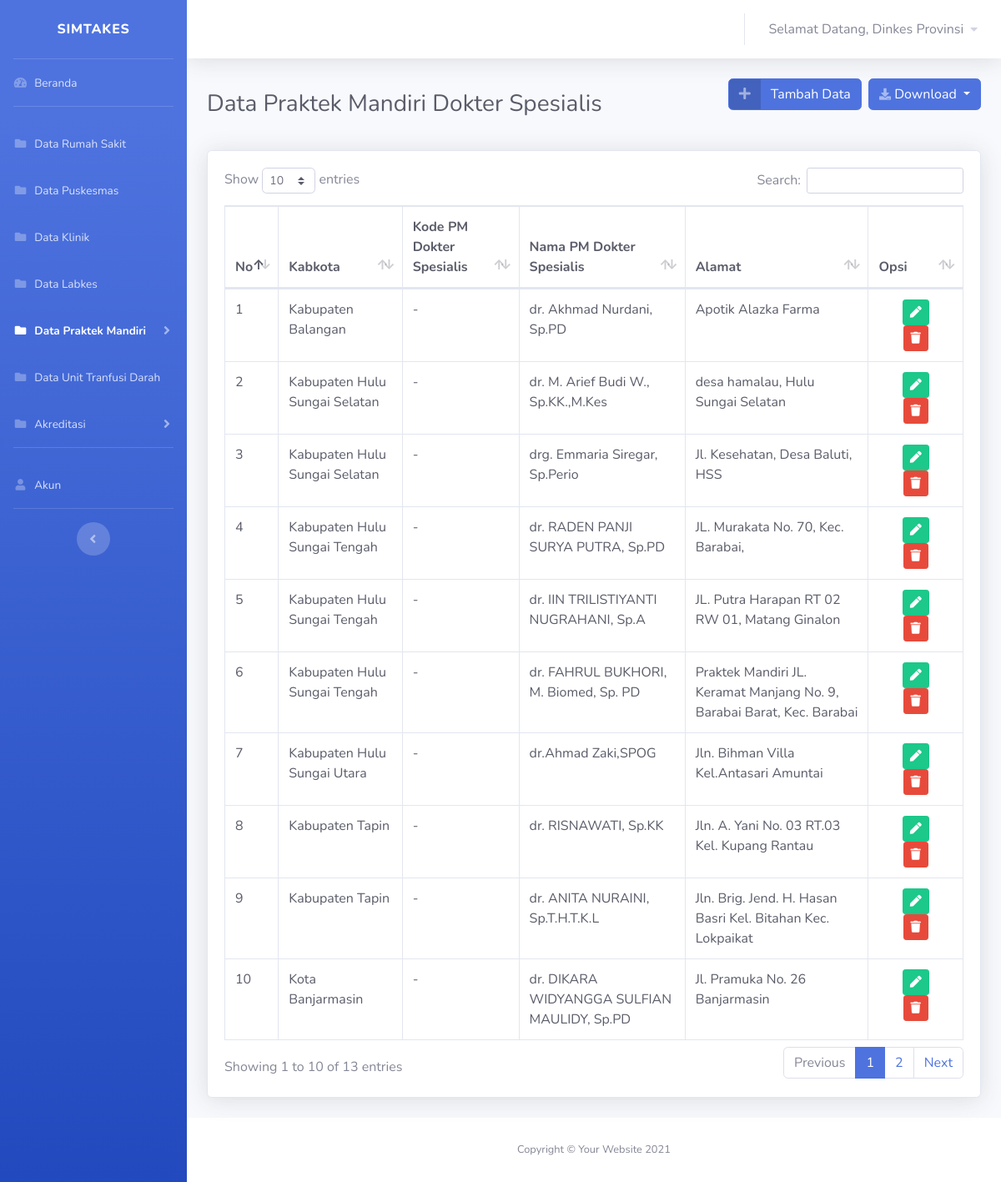
Before: /views/dinkes/praktekmandiri/pm_doktersp.php (signed in) with the older database file.
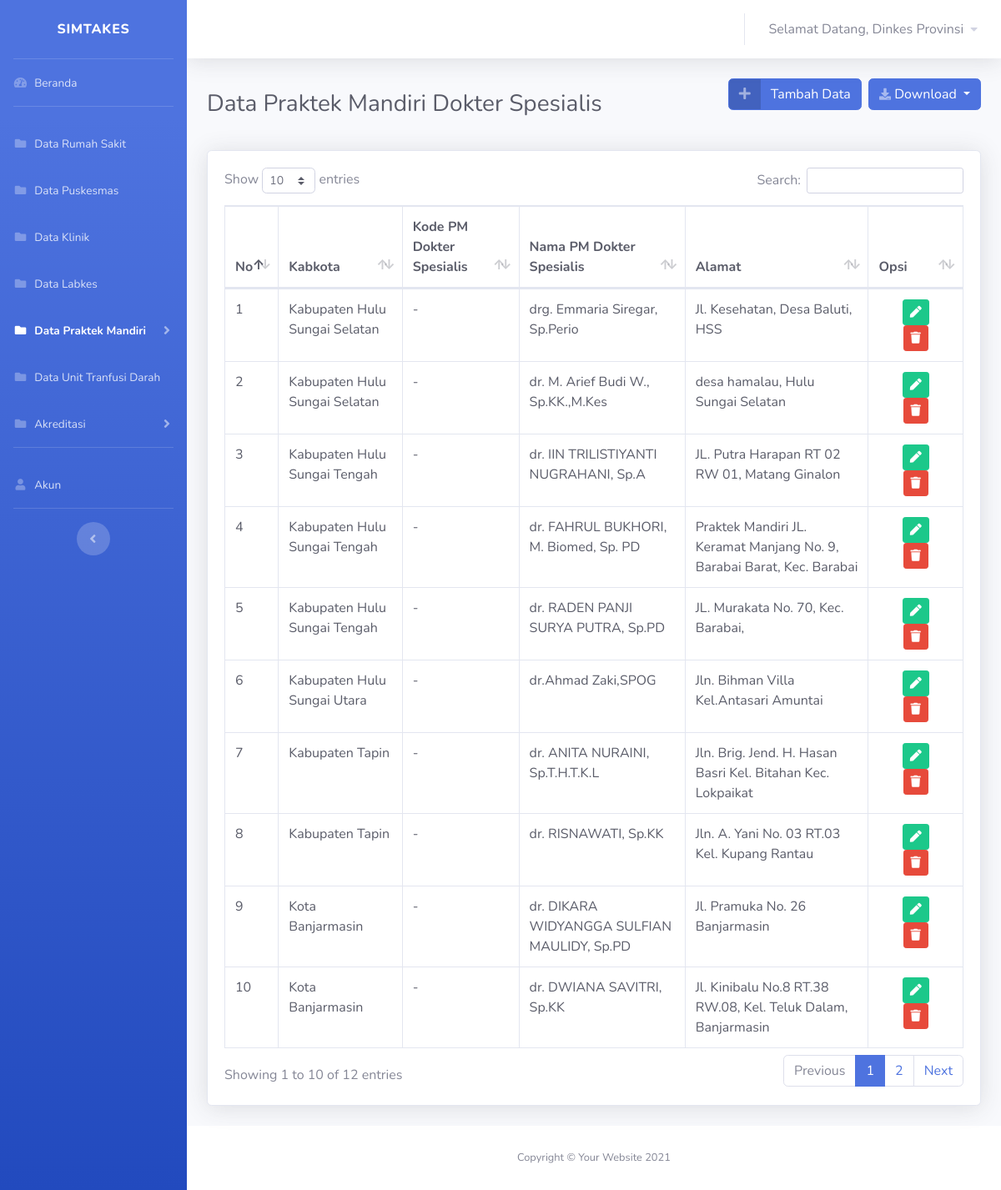
After: the same page with the newer database file.
### tables this page shows
CREATE TABLE `data_pmdrsp` (
  `idx` int(11) NOT NULL,
  `kabkota` varchar(50) NOT NULL,
  `kodepmdrsp` varchar(50) NOT NULL,
  `namapmdrsp` varchar(50) NOT NULL,
  `alamat` varchar(255) NOT NULL
);

### koneksi.php (called while the page is built, shortened)
<?php
$koneksi = mysqli_connect("localhost", "root", "", "simtakes") or die(mysqli_error($koneksi));
function query($query)
{
    global $koneksi;
    $result = mysqli_query($koneksi, $query);
    $rows = [];
    while ($row = mysqli_fetch_assoc($result)) {
        $rows[] = $row;
    }
    return $rows;
}
?>

### views/dinkes/praktekmandiri/pm_doktersp.php (the view, shortened to what the changed rows need)
<?php
require '../../../koneksi.php';
if ($id_role == '15') {
    $doktersp = query("SELECT * FROM data_pmdrsp WHERE kabkota = 'Kota Banjarmasin' ORDER BY namapmdrsp");
} elseif ($id_role == '3') {
    $doktersp = query("SELECT * FROM data_pmdrsp WHERE kabkota = 'Kabupaten Balangan' ORDER BY namapmdrsp");
} elseif ($id_role == '4') {
    $doktersp = query("SELECT * FROM data_pmdrsp WHERE kabkota = 'Kabupaten Banjar' ORDER BY namapmdrsp");
} elseif ($id_role == '5') {
    $doktersp = query("SELECT * FROM data_pmdrsp WHERE kabkota = 'Kabupaten Barito Kuala' ORDER BY namapmdrsp");
} elseif ($id_role == '6') {
    $doktersp = query("SELECT * FROM data_pmdrsp WHERE kabkota = 'Kabupaten Hulu Sungai Selatan' ORDER BY namapmdrsp");
} elseif ($id_role == '7') {
    $doktersp = query("SELECT * FROM data_pmdrsp WHERE kabkota = 'Kabupaten Hulu Sungai Tengah' ORDER BY namapmdrsp");
} elseif ($id_role == '8') {
    $doktersp = query("SELECT * FROM data_pmdrsp WHERE kabkota = 'Kabupaten Hulu Sungai Utara' ORDER BY namapmdrsp");
} elseif ($id_role == '9') {
    $doktersp = query("SELECT * FROM data_pmdrsp WHERE kabkota = 'Kabupaten Kotabaru' ORDER BY namapmdrsp");
} elseif ($id_role == '10') {
    $doktersp = query("SELECT * FROM data_pmdrsp WHERE kabkota = 'Kabupaten Tabalong' ORDER BY namapmdrsp");
} elseif ($id_role == '11') {
    $doktersp = query("SELECT * FROM data_pmdrsp WHERE kabkota = 'Kabupaten Tanah Bumbu' ORDER BY namapmdrsp");
} elseif ($id_role == '12') {
    $doktersp = query("SELECT * FROM data_pmdrsp WHERE kabkota = 'Kabupaten Tanah Laut' ORDER BY namapmdrsp");
} elseif ($id_role == '13') {
    $doktersp = query("SELECT * FROM data_pmdrsp WHERE kabkota = 'Kabupaten Tapin' ORDER BY namapmdrsp");
} elseif ($id_role == '14') {
    $doktersp = query("SELECT * FROM data_pmdrsp WHERE kabkota = 'Kota Banjarbaru' ORDER BY namapmdrsp");
} elseif ($id_role == '2') {
    $doktersp = query("SELECT * FROM data_pmdrsp ORDER BY kabkota");
} else {
    echo "<script>alert('Anda harus login ulang!');
		document.location = '../../../index.php';
		</script>";
    exit();
}
?>
<!DOCTYPE html>
<html lang="en">
<head>
    <link href="../../../vendor/fontawesome-free/css/all.min.css" rel="stylesheet" type="text/css">
    <link href="../../../css/sb-admin-2.min.css" rel="stylesheet">
    <link href="../../../vendor/datatables/dataTables.bootstrap4.min.css" rel="stylesheet">
</head>
<body id="page-top">
    <div id="wrapper">
        <div id="content-wrapper" class="d-flex flex-column">
            <div id="content">
                <div class="container-fluid">
                    <div class="d-sm-flex align-items-center justify-content-between mb-4">
                        <h1 class="h3 mb-0 text-gray-800">Data Praktek Mandiri Dokter Spesialis</h1>
                    </div>
                        <div class="card shadow mb-4">
                            <div class="card-body">
                                <div class="table-responsive">
                                    <table class="table table-bordered text-dark" id="dataTable" width="100%" cellspacing="0">
                                        <thead>
                                            <tr>
                                            <th>No</th>
                                            <th>Kabkota</th>
                                            <th>Kode PM Dokter Spesialis</th>
                                            <th>Nama PM Dokter Spesialis</th>
                                            <th>Alamat</th>
                                            <th>Opsi</th>
                                            </tr>
                                        </thead>
                                        <tbody>
                                            <?php $no = 1; ?>
                                            <?php foreach ($doktersp as $sp) : ?>
                                            <tr>
                                                <td><?= $no++ ?></td>
                                                <td><?= $sp['kabkota'] ?></td>
                                                <td><?= $sp['kodepmdrsp'] ?></td>
                                                <td><?= $sp['namapmdrsp'] ?></td>
                                                <td><?= $sp['alamat'] ?></td>
                                                <td>
                                                <div class="container text-center">
                                                    <a href="pm_doktersp-edit.php?idx=<?= $sp['idx']; ?>"class="btn btn-success btn-sm"><i class="fa fa-pen"></i></a>
                                                    <a  href="hapussp.php?idx=<?= $sp['idx']; ?>" class="btn btn-danger btn-sm" onclick="return confirm('Apakah anda yakin ingin menghapus data PM Dokter Spesialis <?= $sp['namapmdrsp']; ?> ?');"><i class="fa fa-trash"></i></a></td>
                                                </div>
                                            </tr>
                                            <?php endforeach ?>
</body>
</html>

Changed rows visible on the page:
removed data_pmdrsp: kabkota "Kabupaten Balangan", kodepmdrsp "-", namapmdrsp "dr. Akhmad Nurdani, Sp.PD", alamat "Apotik Alazka Farma"
shown differently, row unchanged: data_pmdrsp "drg. Emmaria Siregar, Sp.Perio": moves up the list
shown differently, row unchanged: data_pmdrsp "dr. RADEN PANJI SURYA PUTRA, Sp.PD": moves down the list
shown differently, row unchanged: data_pmdrsp "dr. ANITA NURAINI, Sp.T.H.T.K.L": moves up the list
now on this page (row unchanged): data_pmdrsp: kabkota "Kota Banjarmasin", kodepmdrsp "-", namapmdrsp "dr. DWIANA SAVITRI, Sp.KK", alamat "Jl. Kinibalu No.8 RT.38 RW.08, Kel. Teluk Dalam, Banjarmasin"
Other visible differences:
text written by a page script: "Show entries Search: Showing 1 to 10 of 13 entries Previous 1 2 Next" → "Show entries Search: Showing 1 to 10 of 12 entries Previous 1 2 Next"
